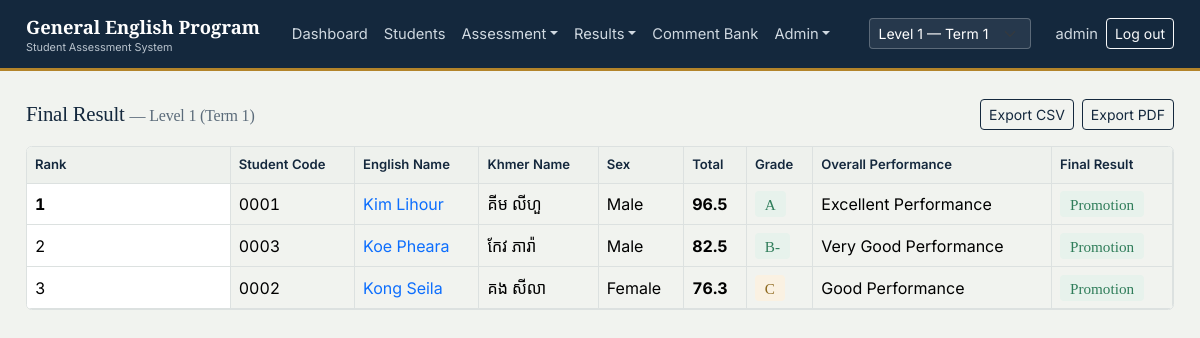
/final-results/ (signed in), run on the app's committed database.
### gep/models.py (models this page shows, shortened)
class ClassGroup(models.Model):
    name = models.CharField(max_length=100)  # "Level 1"
    room = models.CharField(max_length=50, blank=True)
    term = models.ForeignKey(Term, related_name='classes', on_delete=models.CASCADE)
    book = models.CharField(max_length=150, blank=True)
    subject = models.CharField(max_length=100, default='GEP')
    total_class_days = models.PositiveIntegerField(default=20)
    class Meta:
        ordering = ['term', 'name']

class Term(models.Model):
    academic_year = models.ForeignKey(AcademicYear, related_name='terms', on_delete=models.CASCADE)
    name = models.CharField(max_length=50)  # "Term 1" / "Term 2"
    order = models.PositiveSmallIntegerField(default=1)
    class Meta:
        ordering = ['academic_year', 'order']
        unique_together = ('academic_year', 'name')

class Enrollment(models.Model):
    STATUS_CHOICES = [('Active', 'Active'), ('Inactive', 'Inactive')]
    student = models.ForeignKey(StudentProfile, related_name='enrollments', on_delete=models.CASCADE)
    class_group = models.ForeignKey(ClassGroup, related_name='enrollments', on_delete=models.CASCADE)
    course = models.CharField(max_length=50, default='GEP')
    status = models.CharField(max_length=10, choices=STATUS_CHOICES, default='Active')
    class Meta:
        unique_together = ('student', 'class_group')
        ordering = ['class_group', 'student__student_code']

class StudentProfile(models.Model):
    GENDER_CHOICES = [('M', 'Male'), ('F', 'Female')]
    student_code = models.CharField(max_length=10, unique=True, editable=False, blank=True)
    khmer_name = models.CharField(max_length=150, blank=True)
    english_name = models.CharField(max_length=150)
    gender = models.CharField(max_length=1, choices=GENDER_CHOICES)
    date_of_birth = models.DateField(null=True, blank=True)
    phone = models.CharField(max_length=30, blank=True)
    email = models.EmailField(blank=True)
    class Meta:
        ordering = ['student_code']

### gep/views.py (the view)
# urls.py: path('final-results/', views.final_result, name='final-result'),
@class_scoped
def final_result(request):
    cls = request.current_class
    rows = compute_class_ranking(cls) if cls else []
    context = {
        'current_class': cls,
        'allowed_classes': request.allowed_classes,
        'rows': rows,
        'base_template': base_template(request),
    }
    return render(request, 'gep/final_result.html', context)

### gep/grading.py (called while the page is built)
def _q(value):
    return Decimal(value).quantize(Q1, rounding=ROUND_HALF_UP)

def letter_grade(total):
    t = Decimal(total)
    for lo, label in GRADE_BANDS:
        if t >= lo:
            return label
    return 'F (Repeat)'

def overall_performance(total):
    t = Decimal(total)
    if t >= 90:
        return 'Excellent Performance'
    if t >= 80:
        return 'Very Good Performance'
    if t >= 70:
        return 'Good Performance'
    if t >= 60:
        return 'Fair Performance'
    return 'Needs Improvement'

def final_result_label(total):
    t = Decimal(total)
    if t >= 60:
        return 'Promotion'
    if t >= 50:
        return 'Make Up'
    return 'Repetition'

def get_category_weight(name, default):
    cat = ScoreCategory.objects.filter(name=name).first()
    return cat.weight_percent if cat else Decimal(default)

def category_percent(enrollment, category_name):
    items = ScoreItem.objects.filter(class_group=enrollment.class_group_id, category__name=category_name)
    scores = Score.objects.filter(score_item__in=items, enrollment=enrollment, points__isnull=False)
    total_pct = Decimal('0')
    count = 0
    for s in scores.select_related('score_item'):
        if s.score_item.max_points:
            total_pct += (s.points / s.score_item.max_points) * 100
            count += 1
    if not count:
        return Decimal('0.0')
    return _q(total_pct / count)

def attendance_breakdown(enrollment):
    total_days = enrollment.class_group.total_class_days or 1
    records = AttendanceRecord.objects.filter(enrollment=enrollment)
    counts = {'present': 0, 'absent': 0, 'tardy': 0, 'excused': 0}
    penalty = Decimal('0')
    for r in records:
        penalty += ATTENDANCE_PENALTY.get(r.status, Decimal('0'))
        key = {
            AttendanceRecord.PRESENT: 'present',
            AttendanceRecord.ABSENT: 'absent',
            AttendanceRecord.TARDY: 'tardy',
            AttendanceRecord.EXCUSED: 'excused',
        }.get(r.status)
        if key:
            counts[key] += 1
    pct = (Decimal(total_days) - penalty) / Decimal(total_days) * 100
    pct = max(Decimal('0'), min(pct, Decimal('100')))
    counts['total_days'] = total_days
    counts['days_recorded'] = records.count()
    return _q(pct), counts

def exam_breakdown(enrollment, exam_type):
    result = ExamResult.objects.filter(enrollment=enrollment, exam_type=exam_type).first()
    if not result:
        return Decimal('0.0'), None
    return _q(result.percent), result

### gep/templates/gep/final_result.html
{% extends base_template %}
{% block content %}
<div class="d-flex justify-content-between align-items-center mb-3 flex-wrap gap-2">
  <h2 class="font-serif mb-0" style="font-size:1.3rem;">
    Final Result {% if current_class %}<span class="text-slate fs-6">— {{ current_class.name }} ({{ current_class.term.name }})</span>{% endif %}
  </h2>
  {% if current_class %}
  <div class="d-flex gap-2">
    <a class="btn btn-sm btn-outline-primary" href="{% url 'final-result-csv' %}?class_id={{ current_class.pk }}">Export CSV</a>
    <a class="btn btn-sm btn-outline-primary" href="{% url 'final-result-pdf' %}?class_id={{ current_class.pk }}" target="_blank">Export PDF</a>
  </div>
  {% endif %}
</div>
{% if not current_class %}
<div class="sheet">No class available yet.</div>
{% else %}
<div class="grid-wrap">
<table class="table gradebook mb-0">
  <thead>
    <tr><th class="name-col">Rank</th><th>Student Code</th><th>English Name</th><th>Khmer Name</th><th>Sex</th><th>Total</th><th>Grade</th><th>Overall Performance</th><th>Final Result</th></tr>
  </thead>
  <tbody>
    {% for row in rows %}
    <tr>
      <td class="name-col {% if row.rank == 1 %}rank-1{% endif %}">{{ row.rank }}</td>
      <td>{{ row.enrollment.student.student_code }}</td>
      <td><a href="{% url 'report-card' row.enrollment.pk %}">{{ row.enrollment.student.english_name }}</a></td>
      <td class="khmer-text">{{ row.enrollment.student.khmer_name }}</td>
      <td>{{ row.enrollment.student.get_gender_display }}</td>
      <td class="fw-bold">{{ row.total }}</td>
      <td>
        {% if 'A' in row.grade or 'B' in row.grade %}<span class="badge-grade grade-good">{{ row.grade }}</span>
        {% elif 'C' in row.grade or 'D' in row.grade %}<span class="badge-grade grade-warn">{{ row.grade }}</span>
        {% else %}<span class="badge-grade grade-bad">{{ row.grade }}</span>{% endif %}
      </td>
      <td>{{ row.performance }}</td>
      <td>
        {% if row.final_result == 'Promotion' %}<span class="badge-grade grade-good">{{ row.final_result }}</span>
        {% elif row.final_result == 'Make Up' %}<span class="badge-grade grade-warn">{{ row.final_result }}</span>
        {% else %}<span class="badge-grade grade-bad">{{ row.final_result }}</span>{% endif %}
      </td>
    </tr>
    {% empty %}
    <tr><td colspan="9" class="text-slate">No active students in this class yet.</td></tr>
    {% endfor %}
  </tbody>
</table>
</div>
{% endif %}
{% endblock %}

### gep/templates/gep/base.html (shortened to what this page needs)
{% load static %}<!DOCTYPE html>
<html lang="en">
<head>
<link rel="stylesheet" href="https://cdn.jsdelivr.net/npm/bootstrap@5.3.3/dist/css/bootstrap.min.css">
<link rel="stylesheet" href="https://cdn.jsdelivr.net/npm/bootstrap-icons@1.11.3/font/bootstrap-icons.css">
<link rel="stylesheet" href="{% static 'gep/css/custom.css' %}">
</head>
<body>
{% if user.is_authenticated %}
<nav class="navbar navbar-expand-lg gep-navbar" aria-label="Main navigation">
  <div class="gep-shell d-flex align-items-center w-100 py-0">
    <a class="navbar-brand me-4" href="{% url 'dashboard' %}">
      General English Program
      <small>Student Assessment System</small>
    </a>
    <div class="collapse navbar-collapse" id="navMain">
      <ul class="navbar-nav me-auto">
        <li class="nav-item"><a class="nav-link {% if request.resolver_match.url_name == 'dashboard' %}active{% endif %}" href="{% url 'dashboard' %}">Dashboard</a></li>
        <li class="nav-item"><a class="nav-link {% if request.resolver_match.url_name == 'students' %}active{% endif %}" href="{% url 'students' %}">Students</a></li>
        <li class="nav-item dropdown">
          <a class="nav-link dropdown-toggle" href="#" data-bs-toggle="dropdown">Assessment</a>
        </li>
        <li class="nav-item dropdown">
          <a class="nav-link dropdown-toggle" href="#" data-bs-toggle="dropdown">Results</a>
        </li>
        <li class="nav-item"><a class="nav-link" href="{% url 'comment-bank' %}">Comment Bank</a></li>
        {% if user.is_superuser %}
        <li class="nav-item dropdown">
          <a class="nav-link dropdown-toggle" href="#" data-bs-toggle="dropdown">Admin</a>
        </li>
        {% endif %}
      </ul>
      <ul class="navbar-nav align-items-lg-center">
        {% if allowed_classes and allowed_classes.count > 1 %}
        <li class="nav-item me-lg-3 my-2 my-lg-0 class-switcher">
          {% include 'gep/_class_switcher.html' %}
        </li>
        {% endif %}
        <li class="nav-item"><span class="nav-link disabled">{{ user.get_username }}</span></li>
        <li class="nav-item">
          <form method="post" action="{% url 'logout' %}">{% csrf_token %}
            <button type="submit" class="btn btn-sm btn-outline-light">Log out</button>
          </form>
        </li>
      </ul>
    </div>
  </div>
</nav>
{% endif %}
<div class="gep-shell">
  <div id="page-content">
    {% block content %}{% endblock %}
  </div>
</div>
</body>
</html>

### gep/static/gep/css/custom.css (style rules this page uses)
:root { --ink: #14283d; --ink-soft: #1f3b57; --steel: #3d5a73; --brass: #b3842a; --brass-deep: #8f6a20; --paper: #f1f3ef; --surface: #ffffff; --slate: #5b6b7a; --line: #dce1e0; --good: #2f7d5a; --good-bg: #e7f2ec; --warn: #b9832e; --warn-bg: #faf1e2; --bad: #ab3d3d; --bad-bg: #f7e9e9; --excused: #5b6f86; --excused-bg: #eaeef2; --bs-primary: var(--ink); --bs-primary-rgb: 20, 40, 61; --bs-link-color: var(--ink-soft); --bs-link-hover-color: var(--brass-deep); --bs-body-bg: var(--paper); --bs-body-color: #212b33; --bs-border-radius: 0.35rem; --bs-border-radius-sm: 0.25rem; --bs-border-radius-lg: 0.45rem; --bs-font-sans-serif: 'Inter', 'Noto Sans Khmer', -apple-system, sans-serif; }
body { font-family: var(--bs-font-sans-serif); background-color: var(--paper); font-variant-numeric: tabular-nums; }
h1, h2, h3, h4, .font-serif { font-family: 'Source Serif 4', Georgia, serif; color: var(--ink); letter-spacing: -0.01em; }
.khmer-text { font-family: 'Noto Sans Khmer', 'Inter', sans-serif; }
a { text-decoration: none; }
.gep-navbar { background: var(--ink); border-bottom: 3px solid var(--brass); }
.gep-navbar .navbar-brand { font-family: 'Source Serif 4', Georgia, serif; font-weight: 600; font-size: 1.15rem; color: #fff; }
.gep-navbar .navbar-brand small { display: block; font-family: var(--bs-font-sans-serif); font-size: 0.68rem; color: #b9c3cd; font-weight: 400; margin-top: -2px; }
.gep-navbar .nav-link { color: #cfd8e0; font-size: 0.92rem; padding-top: 0.65rem; padding-bottom: 0.65rem; }
.gep-shell { max-width: 1180px; margin: 0 auto; padding: 1.75rem 1rem 3rem; }
.btn-outline-primary { color: var(--ink); border-color: var(--ink); }
.grid-wrap { overflow-x: auto; border: 1px solid var(--line); border-radius: var(--bs-border-radius); background: var(--surface); }
table.gradebook { margin-bottom: 0; border-collapse: separate; border-spacing: 0; }
table.gradebook th, table.gradebook td { vertical-align: middle; white-space: nowrap; border-bottom: 1px solid var(--line); border-right: 1px solid var(--line); }
table.gradebook thead th { background: #eef1ed; color: var(--ink); font-weight: 600; font-size: 0.82rem; position: sticky; top: 0; z-index: 2; }
table.gradebook td.name-col, table.gradebook th.name-col { position: sticky; left: 0; background: var(--surface); z-index: 1; text-align: left; white-space: normal; min-width: 170px; }
table.gradebook thead th.name-col { z-index: 3; background: #eef1ed; }
.badge-grade { font-family: 'Source Serif 4', Georgia, serif; font-size: 0.95rem; padding: 0.3em 0.65em; border-radius: var(--bs-border-radius-sm); }
.badge-grade.grade-good { background: var(--good-bg); color: var(--good); }
.badge-grade.grade-warn { background: var(--warn-bg); color: var(--brass-deep); }
.rank-1 { color: var(--brass-deep); font-weight: 700; }
.text-slate { color: var(--slate); }

### data on the page
ClassGroup: name "Level 1", term.name "Term 1"
Enrollment: rank "1", enrollment.student.student_code "0001", enrollment.student.english_name "Kim Lihour", enrollment.student.khmer_name "គីម លីហួ", enrollment.student.gender "Male", total "96.5", grade "A", performance "Excellent Performance", final_result "Promotion"
Enrollment: rank "2", enrollment.student.student_code "0003", enrollment.student.english_name "Koe Pheara", enrollment.student.khmer_name "កែវ ភារ៉ា", enrollment.student.gender "Male", total "82.5", grade "B-", performance "Very Good Performance", final_result "Promotion"
Enrollment: rank "3", enrollment.student.student_code "0002", enrollment.student.english_name "Kong Seila", enrollment.student.khmer_name "គង សីលា", enrollment.student.gender "Female", total "76.3", grade "C", performance "Good Performance", final_result "Promotion"

### other printed values
{{ user.get_username }} "admin"
form field class_id "Level 1 — Term 1"
